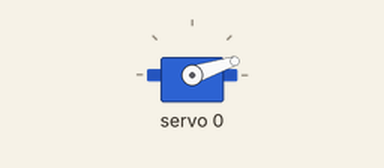
Bench run of a sketch on a simulated Arduino Uno, built with avr-gcc and run on an emulated ATmega328P. Parts: servo. What the sketch prints to the serial monitor is not drawn.

Above: at 0.15 s.
Timing chart, 0 to 4.7 s (numbered marks = the images above):
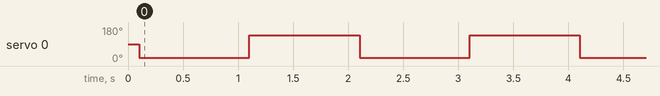

Measured:
- by itself, servo 0: alternates 137° for 1.0 s and 18° for 1.0 s

The sketch:

phase2_channel0_power_debug.ino
```cpp
/*
  Temporary debug sketch.

  It continuously moves only PCA9685 channel 0 between two positions.
  Use ONE servo on channel 0 while checking servo power wiring.
*/

#include <Wire.h>
#include <Adafruit_PWMServoDriver.h>

Adafruit_PWMServoDriver pwm = Adafruit_PWMServoDriver(0x40);

int pulseForAngle(int angle) {
  return map(angle, 0, 90, 150, 400);
}

void setup() {
  Serial.begin(9600);
  Wire.begin();
  pwm.begin();
  pwm.setPWMFreq(50);
  delay(100);
  Serial.println("CHANNEL0_DEBUG_RUNNING");
}

void loop() {
  Serial.println("CH0 0");
  pwm.setPWM(0, 0, pulseForAngle(0));
  delay(1000);

  Serial.println("CH0 90");
  pwm.setPWM(0, 0, pulseForAngle(90));
  delay(1000);
}
```
